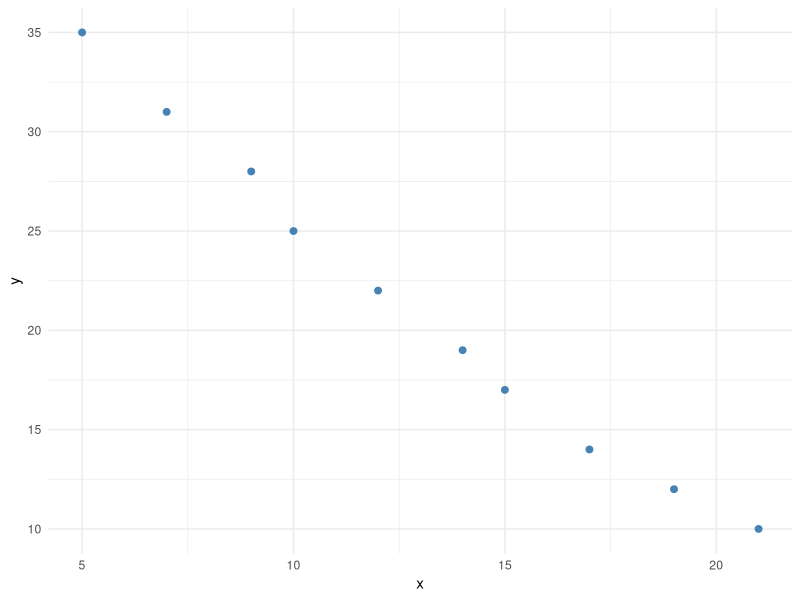
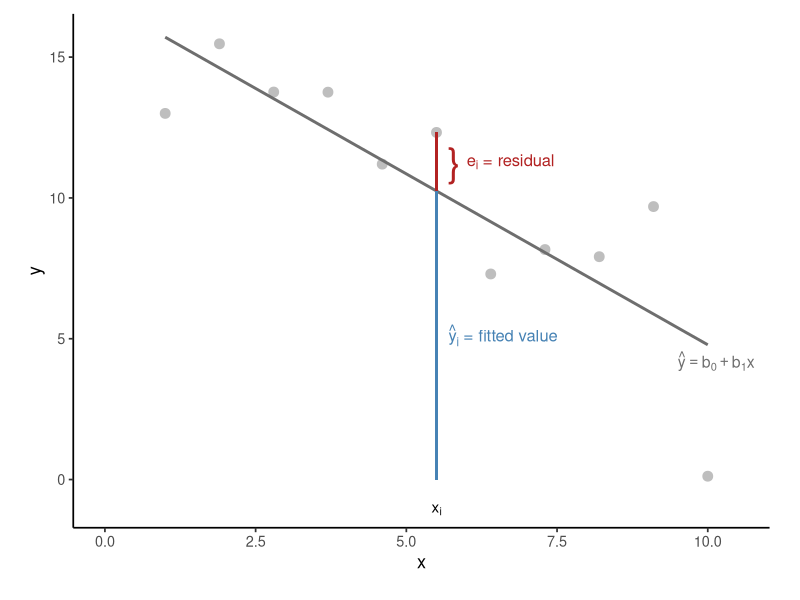
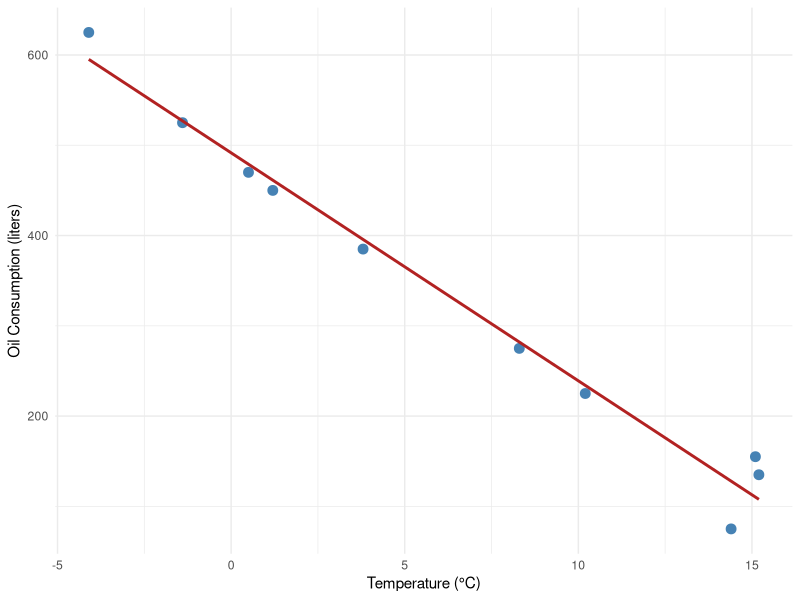

The R script that drew these images, in order:
## ---- chunk 1
#| echo: false
#| fig-height: 4
#| fig-width: 4
#| fig-align: center
# ---- scatter-plot -----------------------------------------------------------
# Example data — replace with your own data frame
df <- data.frame(
  x = c(5, 7, 9, 10, 12, 14, 15, 17, 19, 21),
  y = c(35, 31, 28, 25, 22, 19, 17, 14, 12, 10)
)

library(ggplot2)

ggplot(df, aes(x = x, y = y)) +
  geom_point(size = 2, colour = "steelblue") +
  labs(
    x = "x",
    y = "y"
  ) +
  theme_minimal()
## ---- chunk 2
#| echo: false
#| fig-height: 5
#| fig-width: 7
#| fig-align: center
# ---- schematic-lm-negative -----------------------------------------------
library(ggplot2)

# Example data with a negative trend ----------------------------------------
set.seed(77)
df <- data.frame(
  x = seq(1, 10, length.out = 11),
  y = 15 - 0.9 * seq(1, 10, length.out = 11) + rnorm(11, sd = 2)
)

# Fit OLS model
fit <- lm(y ~ x, data = df)
df$y_hat <- predict(fit)
df$resid <- residuals(fit)

# Highlight two observations
i <- 6                # main point for residual bracket

x_i <- df$x[i]; y_i <- df$y[i];     yhat_i <- df$y_hat[i]


# Build plot ---------------------------------------------------------------
ggplot(df, aes(x, y)) +
  geom_point(colour = "grey", size = 3) +
  geom_smooth(method = "lm", se = FALSE, colour = "grey43",alpha = 0.5,
              linewidth = 1) +               # negative-slope line
  
  # Vertical segments for fitted and residual at x_i
  geom_segment(aes(x = x_i, xend = x_i, y = 0,      yend = yhat_i),
               colour = "steelblue", linewidth = 0.7) +
  geom_segment(aes(x = x_i, xend = x_i, y = yhat_i, yend = y_i),
               colour = "firebrick", linewidth = 0.7) +
  
  # Curly-brace text glyphs
  annotate("text", x = x_i + 0.4, y = (y_i + yhat_i) / 2,
           label = "}", size = 10, hjust = 1, color = "firebrick") +

  
  # Residual & fitted-value labels
  annotate("text", x = x_i + 0.5, y = (y_i + yhat_i) / 2,
           label = expression(e[i]~"= residual"), hjust = 0, size = 4.2, color = "firebrick") +
  annotate("text", x = x_i + 0.2, y = yhat_i / 2,
           label = expression(hat(y)[i]~"= fitted value"), hjust = 0, size = 4.2, color = "steelblue") +

  
  # Axis-tick annotations
  annotate("text", x = x_i, y = min(df$y) - 1, label = expression(x[i]), vjust = 1) +

  
  # Equation label (negative slope)
  annotate("text", x = max(df$x) - 0.5, y = max(df$y_hat) - 11.5,
           label = expression(hat(y) == b[0] + b[1]*x),
           hjust = 0, size = 4, colour = "grey43") +
  
  # Axes & theme tweaks
  labs(x = "x", y = "y") +
  coord_cartesian(ylim = c(min(df$y) - 2, max(df$y) + 2), clip = "off") +
  coord_cartesian(xlim = c(0,10.5), clip = "off") +
  theme_classic(base_size = 13) +
  theme(
    panel.grid = element_blank(),
    plot.margin = margin(10, 22, 20, 20)
  )
## ---- chunk 3
#| echo: false
#| fig-height: 4
#| fig-width: 4
#| fig-align: center
# ---- oil-temperature-regression --------------------------------------------


# Data
oil_df <- data.frame(
  month = c("Jun", "Jul", "Aug", "Sep", "Oct", "Nov", "Dec", "Jan", "Feb", "Mar"),
  x = c(15.1, 14.4, 15.2, 10.2, 8.3, 3.8, 0.5, -1.4, -4.1, 1.2),
  y = c(155, 75, 135, 225, 275, 385, 470, 525, 625, 450)
)

# Plot
ggplot(oil_df, aes(x = x, y = y)) +
  geom_point(color = "steelblue", size = 3) +
  geom_smooth(method = "lm", se = FALSE, color = "firebrick", linewidth = 1) +
  labs(
    x = "Temperature (°C)",
    y = "Oil Consumption (liters)"
  ) +
  theme_minimal()
## ---- chunk 4
#| echo: false
# ---- anova-oil-example -------------------------------------------------------
# Oil-consumption data
oil_df <- data.frame(
  month = c("Jun", "Jul", "Aug", "Sep", "Oct", "Nov", "Dec", "Jan", "Feb", "Mar"),
  x = c(15.1, 14.4, 15.2, 10.2,  8.3,  3.8,  0.5, -1.4, -4.1,  1.2),
  y = c(155,   75,  135, 225,  275, 385, 470, 525, 625, 450)
)

# Fit simple linear regression
fit <- lm(y ~ x, data = oil_df)

summary(fit)
## ---- chunk 5
#| echo: false

# Display the ANOVA table
anova(fit)

